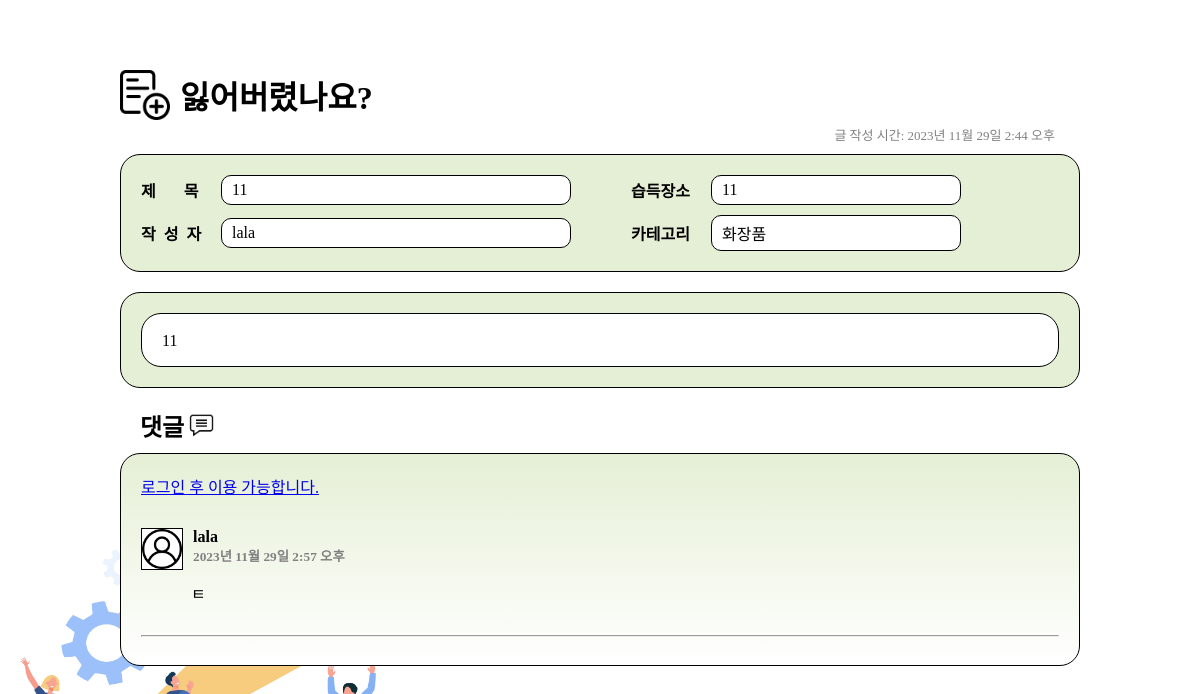
Page /message/ask/9/ on the committed database.
### message/models.py (models this page shows, shortened)
class AskItem(models.Model):
    title = models.CharField(max_length=30)
    author = models.ForeignKey(settings.AUTH_USER_MODEL, null=True, on_delete=models.SET_NULL)
    place = models.CharField(max_length=15, blank=True, null=True)
    created_at = models.DateTimeField(auto_now_add=True)
    category = models.ForeignKey(Category, null=True, on_delete=models.SET_NULL)
    head_image = models.ImageField(upload_to='message/images/ask/%Y/%m/%d/', blank=True)
    content = models.TextField()

class Category(models.Model):
    name = models.CharField(max_length=10, unique=True)
    slug = models.SlugField(max_length=100, unique=True, allow_unicode=True)
    head_image = models.ImageField(upload_to='message/images/category/', blank=True)
    def __str__(self):
        return self.name
    class Meta:
        verbose_name_plural = 'Categories'

class Comment(models.Model):
    findPost = models.ForeignKey(FindItem, on_delete=models.CASCADE, null=True, blank=True)
    askPost = models.ForeignKey(AskItem, on_delete=models.CASCADE, null=True, blank=True)
    completePost = models.ForeignKey(CompleteItem, on_delete=models.CASCADE, null=True, blank=True)
    author = models.ForeignKey(settings.AUTH_USER_MODEL, on_delete=models.CASCADE)
    content = models.TextField()
    created_at = models.DateTimeField(auto_now_add=True)

### user/models.py (models this page shows)
class CustomUser(AbstractUser):
    get_verification_token = models.CharField(max_length=64, blank=True, null=True)
    groups = models.ManyToManyField('auth.Group', related_name='custom_users')
    user_permissions = models.ManyToManyField('auth.Permission', related_name='custom_users')

### message/views.py (the view)
# urls.py: path('ask/<int:pk>/', views.askDetail.as_view()),
class askDetail(DetailView):
    model = AskItem
    template_name = 'message/askItem_detail.html'
    context_object_name = 'ask'
    def get_context_data(self, **kwargs):
        context = super(askDetail, self).get_context_data()
        context['categories'] = Category.objects.all()
        context['comment_form'] = CommentForm
        return context

### message/templates/message/askItem_detail.html (shortened to what this page needs)
<!DOCTYPE html>
{% load static %}
<html lang="ko">
<head>
    <link rel="stylesheet" href="{% static 'message/css/base_detail.css' %}" media="screen">
</head>
<body>
    <div class="container">
        <div class="main-title">
            <img class="main-title-image" src="/static/message/image/new_post_icon.png">
            <div class="main-title-font">
                잃어버렸나요?
            </div>
        </div>
        <div class="created_at create_at-font">
            글 작성 시간: {{ ask.created_at }}
        </div>
        <div class="content-container">
            <div class="content-title-container">
                <div class="content-title-content">
                    <div class="content-title">
                        <div class="content-label-font">
                            제&nbsp;&nbsp;&nbsp;&nbsp;&nbsp;&nbsp;&nbsp;목
                        </div>
                        <div class="content-large-box">
                            {{ ask.title }}
                        </div>
                    </div>
                    <div class="content-place">
                        <div class="content-label-font">
                            습득장소
                        </div>
                        <div class="content-small-box">
                            {{ ask.place }}
                        </div>
                    </div>
                </div>
                <div class="content-title-content">
                    <div class="content-author">
                        <div class="content-label-font">
                            작&nbsp;&nbsp;성&nbsp;&nbsp;자
                        </div>
                        <div class="content-large-box">
                            {{ ask.author }}
                        </div>
                    </div>
                    <div class="content-category">
                        <div class="content-label-font">
                            카테고리
                        </div>
                        <div class="content-small-box">
                            {{ ask.category }}
                        </div>
                    </div>
                </div>
            </div>
            <div class="content-content">
                <div class="content-content-text">
                    <p class="content-font">{{ ask.content | linebreaks }}</p>
                </div>
            </div>
        </div>
        <div class="comment-title">
            <div class="comment-title-font">
                댓글
            </div>
            <img class="comment-title-image" src="/static/message/image/comment_icon.png">
        </div>
        <div class="comment-container">
            {% if user.is_authenticated %}
            <form id="comment-form" method="POST" action="/message/ask/{{ ask.pk }}/new_comment/">
                {% csrf_token %}
                <div class="comment-form">
                    {{ comment_form }}
                    <button class="comment-form-button" type="submit">등록</button>
                </div>
            </form>
            {% else %}
            <a class="sub-font" role="button" href="/login/">로그인 후 이용 가능합니다.</a>
            {% endif %}
            {% if ask.comment_set.exists %}
            {% for comment in ask.comment_set.iterator %}
            <div class="comment-content" id="comment-{{ comment.pk }}">
                <img class="comment-profile-img" src="/static/message/image/user.png" alt="">
                <div class="comment-info-font">
                    {{ comment.author.username }}<br />
                    <small style="color: gray;">{{ comment.created_at }}</small>
                </div>
                <div class="comment-text">
                    <p>
                    <div class="comment-content-font">
                        {{ comment.content | linebreaks }}
                    </div>
                    </p>
                </div>
            </div>
            <hr />
            {% endfor %}
            {% endif %}
        </div>
    </div>
</body>
</html>

### message/static/message/css/base_detail.css (style rules this page uses)
body { font-family: 'EASTARJET-Medium'; background-image: url(/static/message/image/detail.jpg); background-position: left -20px bottom -10px; background-size: 450px 360px; background-attachment: fixed; background-repeat: no-repeat; }
.container { width: 960px; display: grid; margin: 70px auto 0px auto; }
.main-title { display: flex; align-items: center; }
.main-title-image { width: 50px; height: 50px; margin-right: 10px; }
.created_at { display: flex; justify-content: flex-end; margin: 5px 25px 0 0; }
.content-container { max-width: 100%; margin: 10px 0; }
.content-title-container { display: flex; flex-direction: column; background-color: #E5EFD5; border: 1px solid black; border-radius: 20px; padding: 20px; margin-bottom: 20px; gap: 10px; }
.content-title-content { display: flex; align-items: center; gap: 10px; }
.content-title, .content-author { display: flex; align-items: center; margin-right: 50px; }
.content-place, .content-category { display: flex; align-items: center; }
.content-large-box { background-color: white; border: 1px solid black; width: 350px; box-sizing: border-box; padding: 5px 10px; border-radius: 10px; }
.content-small-box { background-color: white; border: 1px solid black; width: 250px; box-sizing: border-box; padding: 5px 10px; border-radius: 10px; }
.content-content { display: flex; flex-direction: column; gap: 20px; background-color: #E5EFD5; border: 1px solid black; border-radius: 20px; padding: 20px; }
.content-content-text { border: 1px solid black; border-radius: 20px; padding: 0px 20px; background-color: white; }
.comment-title { display: flex; align-items: center; margin: 10px 20px; }
.comment-title-image { width: 25px; height: 25px; margin-left: 5px; }
.comment-container { max-width: 100%; margin-bottom: 20px 0 70px 0; background: linear-gradient(to bottom, #E5EFD5, #ffffff); border: 1px solid black; border-radius: 20px; padding: 20px; }
.comment-content { margin: 30px 0; }
.comment-profile-img { background-color: white; border: 1px solid black; float: left; margin-right: 10px; width: 40px; height: 40px; }
.comment-text { margin: 0 50px; }
.main-title-font { font-size: xx-large; font-weight: 900; }
.create_at-font { font-size: small; color: gray; }
.sub-font { font-size: medium; font-weight: 500; }
.content-font { font-size: large; font-weight: 500; }
.comment-title-font { font-size: x-large; font-weight: bold; }
.comment-info-font { font-size: medium; font-weight: 600; }
.comment-content-font { font-size: medium; font-weight: 300; }
.content-label-font { font-size: medium; font-weight: 600; width: 80px; text-align: left; }

### rows in the picture
AskItem: created_at "2023년 11월 29일 2:44 오후", title "11", place "11", author "lala", category "화장품", content "11"
Comment: author.username "lala", created_at "2023년 11월 29일 2:57 오후", content "ㅌ"
